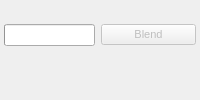
     <widget class="QWidget" name="widget_4" native="true">
      <property name="sizePolicy">
       <sizepolicy hsizetype="MinimumExpanding" vsizetype="Fixed">
        <horstretch>0</horstretch>
        <verstretch>0</verstretch>
       </sizepolicy>
      </property>
      <property name="minimumSize">
       <size>
        <width>0</width>
        <height>0</height>
       </size>
      </property>
      <layout class="QGridLayout" name="gridLayout_6">
       <property name="leftMargin">
        <number>4</number>
       </property>
       <property name="topMargin">
        <number>0</number>
       </property>
       <property name="rightMargin">
        <number>4</number>
       </property>
       <property name="bottomMargin">
        <number>0</number>
       </property>
       <property name="verticalSpacing">
        <number>4</number>
       </property>
       <item row="1" column="1">
        <widget class="QWidget" name="widget_9" native="true">
         <property name="sizePolicy">
          <sizepolicy hsizetype="MinimumExpanding" vsizetype="Fixed">
           <horstretch>0</horstretch>
           <verstretch>0</verstretch>
          </sizepolicy>
         </property>
         <property name="minimumSize">
          <size>
           <width>0</width>
           <height>0</height>
          </size>
         </property>
         <layout class="QHBoxLayout" name="horizontalLayout_8">
          <property name="leftMargin">
           <number>0</number>
          </property>
          <property name="topMargin">
           <number>0</number>
          </property>
          <property name="rightMargin">
           <number>0</number>
          </property>
          <property name="bottomMargin">
           <number>0</number>
          </property>
         </layout>
        </widget>
       </item>
       <item row="0" column="1">
        <widget class="QPushButton" name="blendButton">
         <property name="enabled">
          <bool>false</bool>
         </property>
         <property name="sizePolicy">
          <sizepolicy hsizetype="MinimumExpanding" vsizetype="Fixed">
           <horstretch>0</horstretch>
           <verstretch>0</verstretch>
          </sizepolicy>
         </property>
         <property name="font">
          <font>
           <pointsize>8</pointsize>
          </font>
         </property>
         <property name="toolTip">
          <string>&lt;html&gt;&lt;head/&gt;&lt;body&gt;&lt;p&gt;&lt;span style=&quot; font-style:italic;&quot;&gt;Blends the two images together once or multiple times, depending on whether full blend is enabled&lt;/span&gt;&lt;/p&gt;&lt;/body&gt;&lt;/html&gt;</string>
         </property>
         <property name="text">
          <string>Blend</string>
         </property>
        </widget>
       </item>
       <item row="0" column="0">
        <widget class="QProgressBar" name="progressBar">
         <property name="sizePolicy">
          <sizepolicy hsizetype="Minimum" vsizetype="Fixed">
           <horstretch>0</horstretch>
           <verstretch>0</verstretch>
          </sizepolicy>
         </property>
         <property name="baseSize">
          <size>
           <width>0</width>
           <height>0</height>
          </size>
         </property>
         <property name="value">
          <number>0</number>
         </property>
         <property name="textVisible">
          <bool>false</bool>
         </property>
         <property name="invertedAppearance">
          <bool>false</bool>
         </property>
        </widget>
       </item>
      </layout>
     </widget>
